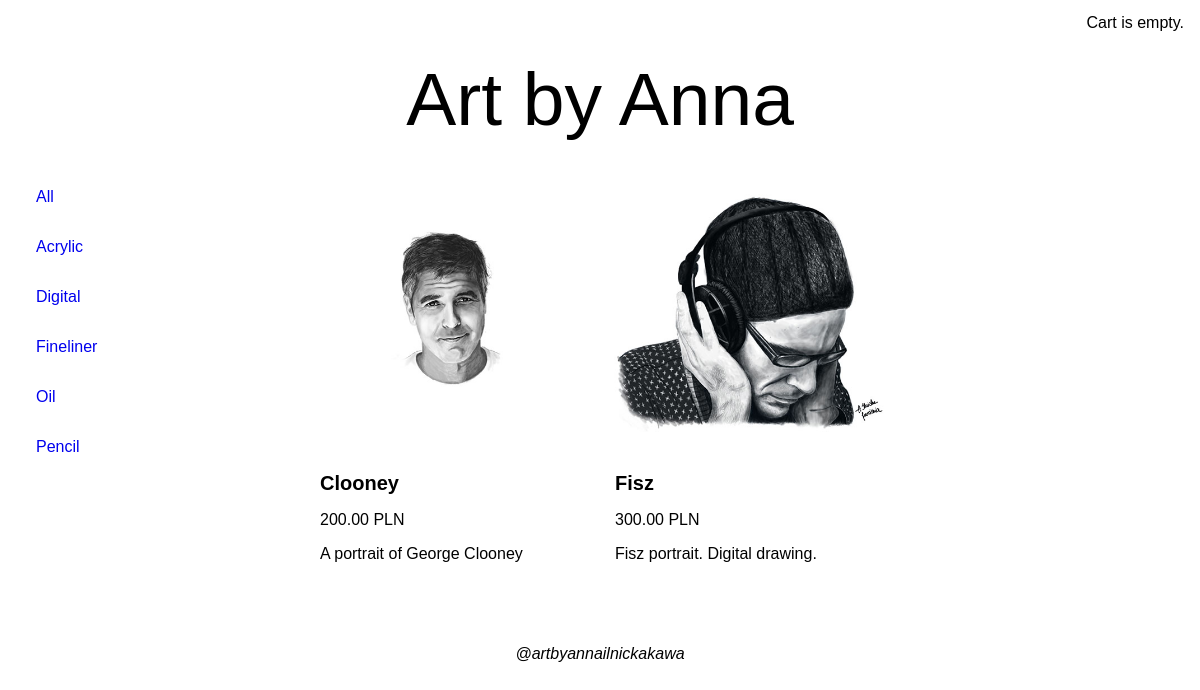
Page /categories/digital/ on the committed database.
### shop/models.py (models this page shows, shortened)
class Category(models.Model):
    name = models.CharField(max_length=200, db_index=True)
    image = models.ImageField(blank=True)
    slug = models.SlugField(max_length=200, db_index=True, unique=True)
    row_id = models.IntegerField(blank=True, null=True) # additional value to help with sorting
    description = models.TextField(blank=True, null=True)
    class Meta:
        ordering = ('name',)
        verbose_name = 'category'
        verbose_name_plural = 'categories'

class Product(models.Model):
    category = models.ForeignKey(Category, related_name='products', on_delete=models.CASCADE)
    name = models.CharField(max_length=200, db_index=True)
    slug = models.SlugField(max_length=200, db_index=True)
    image = models.ImageField(blank=True)  # requires Pillow
    description = models.TextField(blank=True)
    price = models.DecimalField(max_digits=10, decimal_places=2)
    available = models.BooleanField(default=True)
    created = models.DateTimeField(auto_now_add=True)
    updated = models.DateTimeField(auto_now=True)
    class Meta:
        ordering = ('name',)

### shop/views.py (the view)
# urls.py: path('categories/<slug:slug>/', views.ProductByCategoryView.as_view(), name='products_by_category'),
class ProductByCategoryView(ListView):
    queryset = Product.objects.filter(available=True)
    model = Product
    template_name = 'shop/products.html'
    def get_queryset(self):
        self.category = get_object_or_404(Category, slug=self.kwargs['slug'])
        return Product.objects.filter(category=self.category)
    def get_context_data(self, **kwargs):
        context = super().get_context_data(**kwargs)  # Get an existing context
        context['category_list'] = Category.objects.all()  # Add in a queryset of all the categories
        return context

### cart/cart.py (called while the page is built)
    def __len__(self):
        return sum(item['quantity'] for item in self.cart.values())

### cart/context_processors.py (called while the page is built)
def cart(request):
    return {'cart': Cart(request)}

### shop/templates/shop/products.html
{% extends 'base.html' %}
{% load static %}
{% block extrahead %}
<link rel="stylesheet" href="{% static 'css/products.css' %}">
{% endblock %}
{% block content %}
<div class="content">
    <div class="row">
        <div class="column left">
            <a href="{% url 'shop:all_products' %}">All</a>
            {% for category in category_list %}
            <div>
                <a href="{% url 'shop:products_by_category' category.slug %}">{{ category.name }}</a>
            </div>
            {% endfor %}
        </div>
        <div class="column right">
            <div class="column-container">
                {% for product in product_list %}
                <div>
                    <img src="{{ product.image.url }}">
                    <p>
                    <a href="{% url 'shop:product_detail' product.slug %}">{{ product.name }}</a>
                    </p>
                    <p>{{ product.price }} PLN</p>
                    <p>{{ product.description }}</p>
                </div>
                {% endfor %}
            </div>
        </div>
    </div>
</div>
{% endblock %}

### static/css/base.css (style rules this page uses)
* { box-sizing: border-box; }
body { margin: auto; font-family: Arial, Helvetica, sans-serif; max-width: 1200px; text-decoration: none; }

### static/css/products.css (style rules this page uses)
.content { padding: 10px; }
.column { float: left; padding: 10px; }
.column.left { width: 25%; }
.column.right { width: 75%; }
.column-container { display: inline-grid; grid-template-columns: repeat(3, minmax(auto, 280px)); grid-template-rows: auto; grid-gap: 15px; }
.column-container > div { background-color: white; }
.column-container a { font-weight: bold; font-size: 20px; text-decoration: none; color: black; }
.column-container p { margin-left: 5px; }
img { max-width:280px; max-height:280px; }
.row:after { content: ""; display: table; clear: both; }
.column.left a { padding: 16px; text-decoration: none; display: block; }

### rows in the picture
Category: name "Acrylic"
Category: name "Digital"
Category: name "Fineliner"
Category: name "Oil"
Category: name "Pencil"
Product: image (picture), name "Clooney", price "200.00", description "A portrait of George Clooney"
Product: image (picture), name "Fisz", price "300.00", description "Fisz portrait. Digital drawing."
